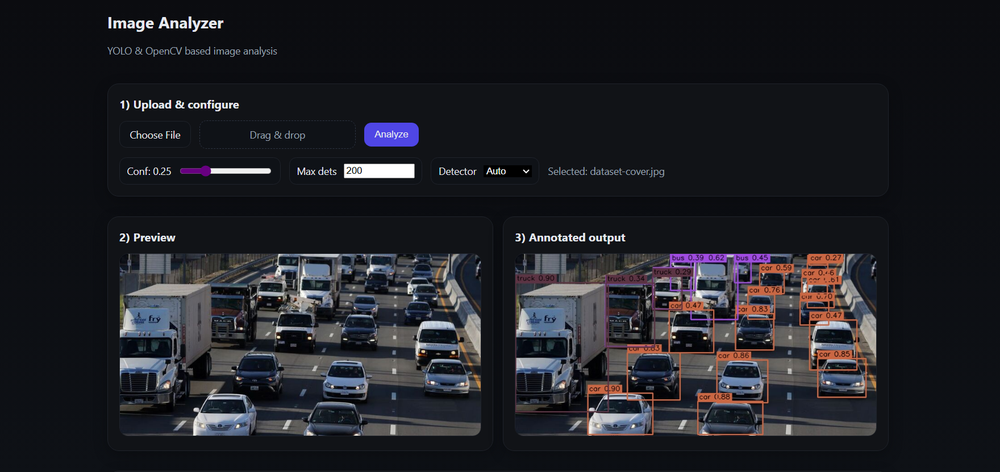
#> input picture Image_Analyzer_UI.png, 1000 x 472 px, shrunk from 1760 x 831 before the run
$ python -i detection.py   (imports and definitions only)
#> lines starting #> are read from the running program, lines starting #| are printed output that depends on the picture; after the words box and inside, x2 and y2 are one past the last pixel; in counts of white or black regions, pixels touching at a corner belong together
from typing import List
from pydantic import BaseModel

class Detection(BaseModel):
    label: str
    confidence: float
    bbox: List[int]

def _detect_contour(image_path: str) -> List[Detection]:
#> called with image_path = '../../../Image_Analyzer_UI.png'
    import cv2
    img = cv2.imread(image_path)
#> img is the input picture: shape (472, 1000, 3); mean B, G, R 37.5, 32.2, 31.5
    if img is None:
        return []
    gray = cv2.cvtColor(img, cv2.COLOR_BGR2GRAY)
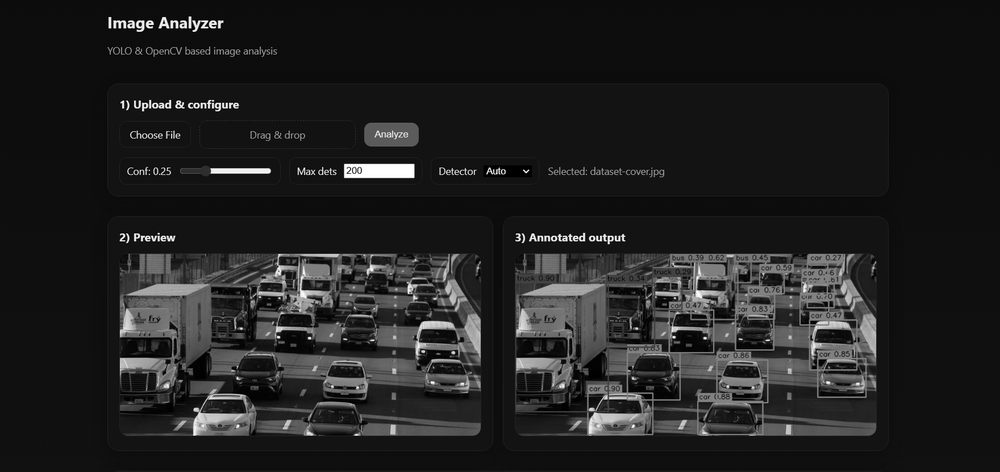
#> gray: shape (472, 1000); min 0, max 255, mean 32.6
    edges = cv2.Canny(gray, 50, 150)
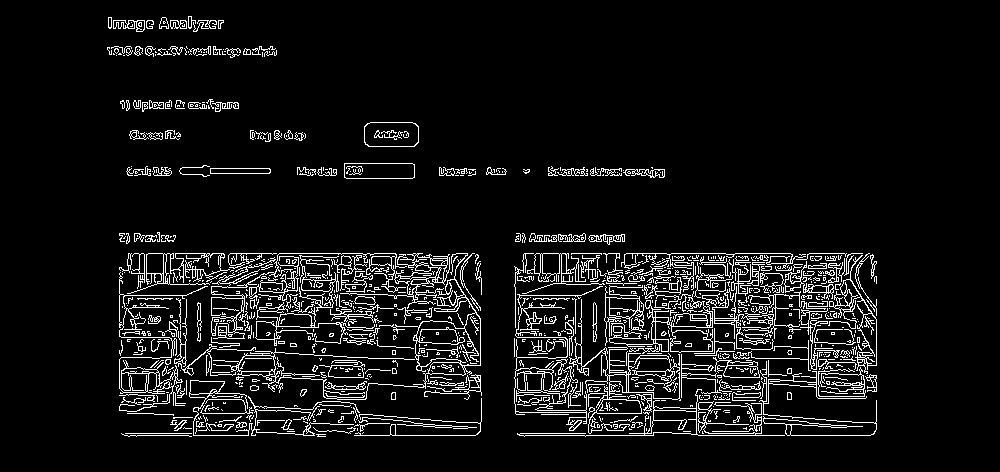
#> edges: shape (472, 1000); 7.4% white in thin lines or dots, all inside (x1, y1, x2, y2) = (107, 16, 877, 437)
    edges = cv2.dilate(edges, None, iterations=1)
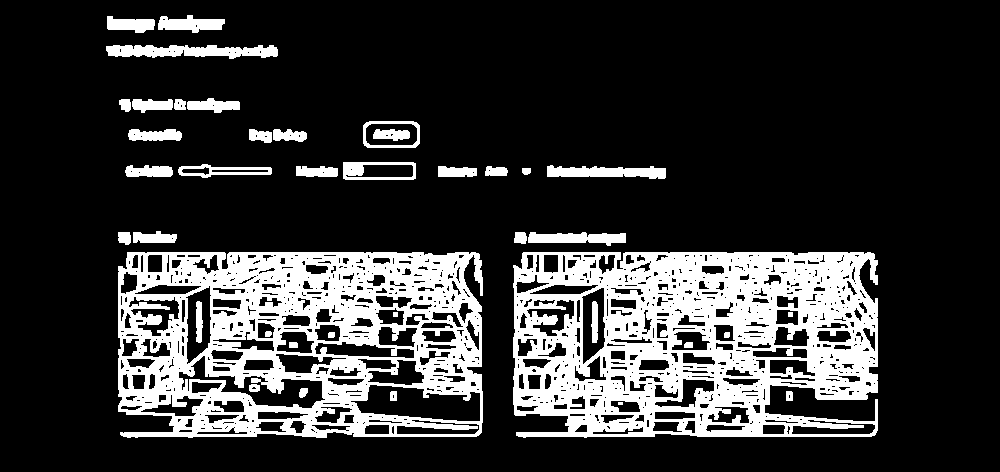
#> edges: shape (472, 1000); 20.9% white; 40 white regions (1 under 20 px)
    cnts, _ = cv2.findContours(edges, cv2.RETR_EXTERNAL, cv2.CHAIN_APPROX_SIMPLE)
#> cnts = 26 contours; largest, box (x1, y1, x2, y2) and area: (118, 252, 483, 438) 64740, (513, 252, 878, 438) 62269, (106, 45, 278, 59) 1501, (363, 121, 420, 148) 1420, (343, 162, 416, 180) 1220
    dets: List[Detection] = []
    for c in cnts:
        x, y, w, h = cv2.boundingRect(c)
        if w * h < 100:
            continue
        dets.append(Detection(
            label="blob",
            confidence=1.0,
            bbox=[int(x), int(y), int(x + w), int(y + h)],
        ))
#> this loop made 2 passes
#> (x, y, w, h) on passes 1 to 2: (786, 391, 7, 10), (513, 252, 365, 186)
#> after the loop, dets = []
    return dets

#> (the run stopped early here; a loop or call above may not have finished)

$ run again, on ss.png
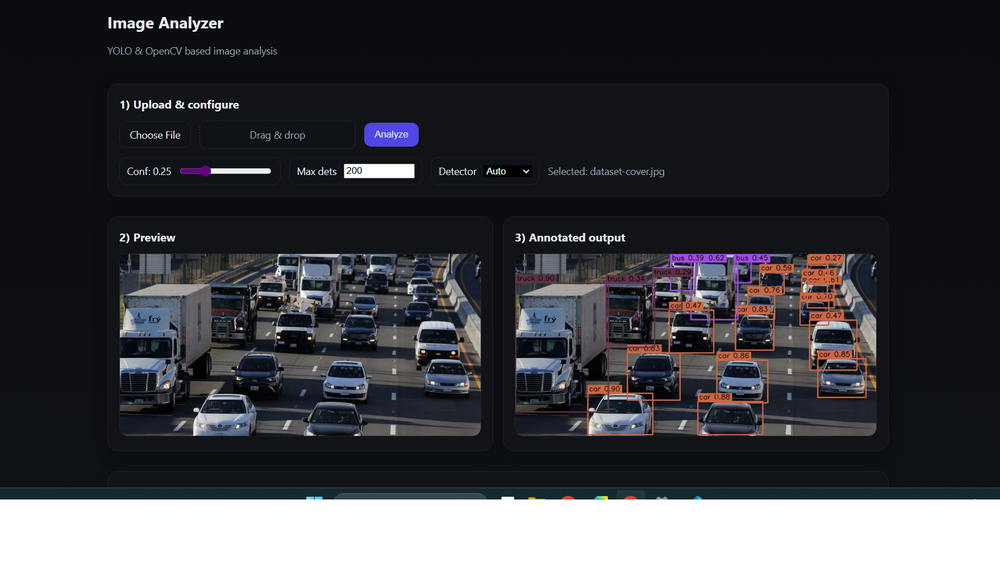
#> input picture ss.png, 1000 x 583 px, shrunk from 1760 x 1026 before the run
#> in _detect_contour, img is the input picture: shape (583, 1000, 3); mean B, G, R 68.6, 64, 63
#> in _detect_contour, `edges = cv2.Canny(gray, 50, 150)`:
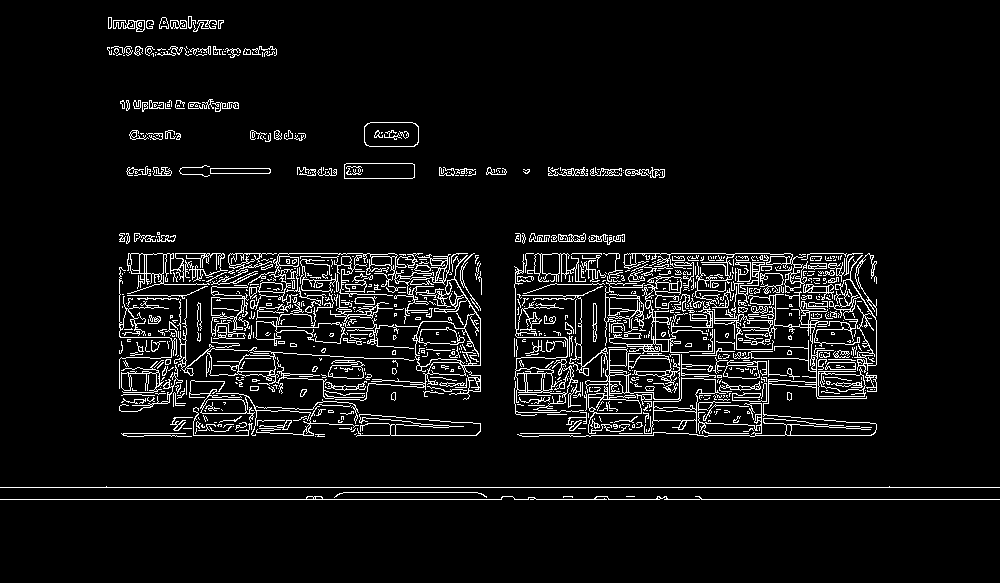
#> edges: shape (583, 1000); 6.4% white in thin lines or dots, all inside (x1, y1, x2, y2) = (0, 16, 1000, 500)
#> in _detect_contour, `edges = cv2.dilate(edges, None, iterations=1)`:
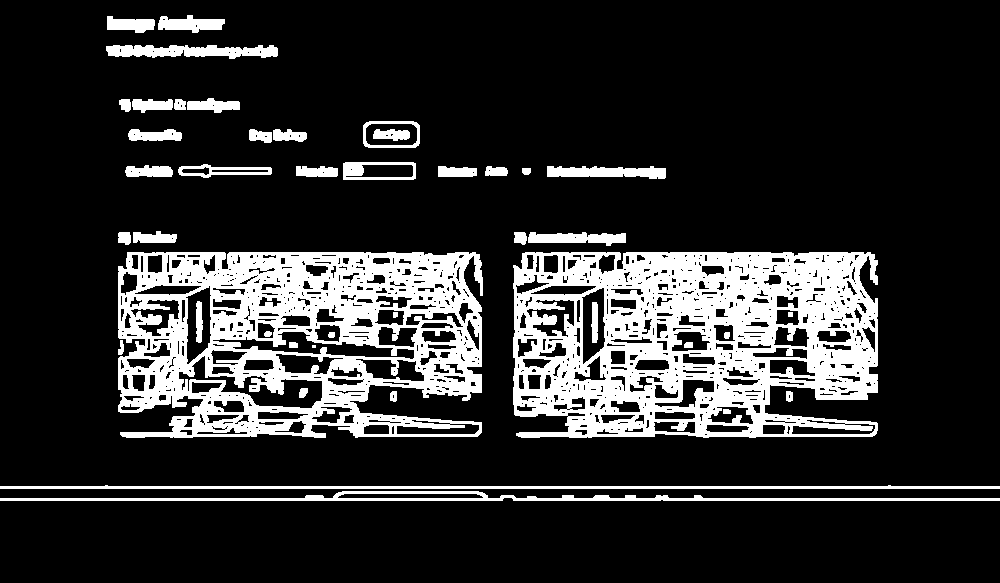
#> edges: shape (583, 1000); 18% white; 43 white regions (1 under 20 px)
#> cnts = 30 contours; largest, box (x1, y1, x2, y2) and area: (513, 252, 878, 438) 62235, (118, 252, 483, 438) 60104, (0, 491, 1000, 501) 3296, (0, 485, 1000, 489) 2004, (106, 45, 278, 59) 1506
#> the loop in _detect_contour, `for c in cnts:` made 1 pass
#> (x, y, w, h) on pass 1: (0, 491, 1000, 10)
#> after the loop in _detect_contour, `for c in cnts:`: dets = []
